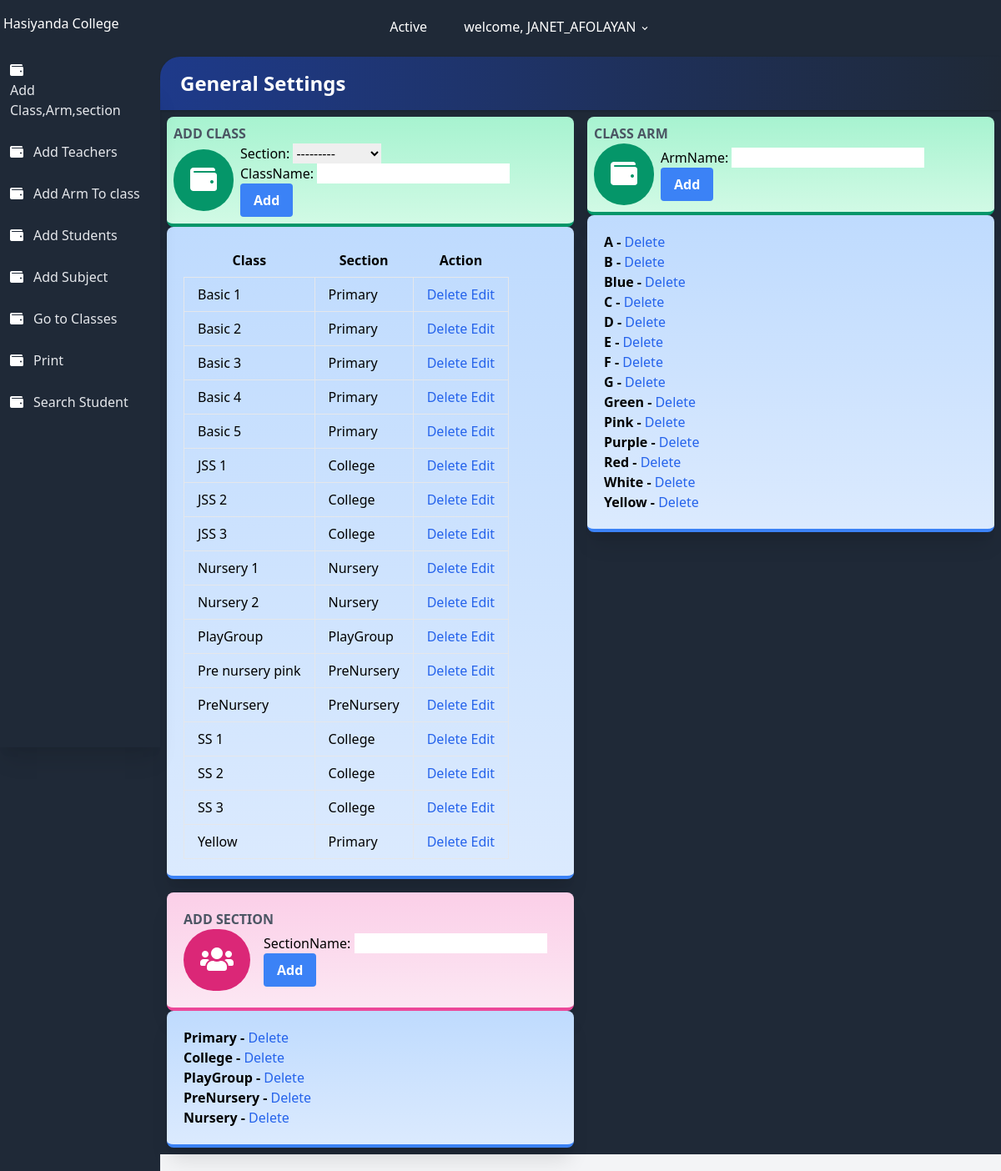
/settings/ (signed in), run on the app's committed database.
### users/models.py (models this page shows, shortened)
class User(AbstractUser):
    class Role(models.TextChoices):
        ADMIN = 'admin'
        TEACHER = 'teacher'
        STUDENT = 'student'
    base_role = Role.TEACHER
    role = models.CharField(max_length=10, choices= Role.choices , null=True, blank=True)
    section = models.ForeignKey('result.section', on_delete=models.SET_NULL, null=True , blank=True)
    class Meta:
        db_table = 'auth_user'

### result/models.py (models this page shows, shortened)
class all_class(models.Model):
    className = models.CharField(max_length=100 , unique=True)
    section = models.ForeignKey(section, on_delete=models.CASCADE, null=True)
    complete = models.BooleanField(default=False)
    date = models.DateTimeField(auto_now_add=True)
    class Meta:
        ordering = ['className']

class section(models.Model):
    sectionName = models.CharField(max_length=100 , unique=True)
    def __str__(self):
        return self.sectionName

class classArm(models.Model):
    armName = models.CharField(max_length=100 , unique=True)
    class Meta:
        ordering = ['armName']

### result/views.py (the view, shortened to what this page needs)
# urls.py: path('settings/', settings.as_view(), name='settings'),
class settings(LoginRequiredMixin, TemplateView):
    login_url = 'result:login'
    template_name = 'result/settings.html'
    queryset = all_class.objects.all()
    def get_context_data(self, **kwargs):
        context = super(settings, self).get_context_data(**kwargs)
        context['classForm'] = allClassForm()
        context['armForm'] = classArmForm()
        context['sectionForm'] = sectionForm()
        context['imageForm'] = ImageForm()
        context['settingForm'] = settingForm()
        context['allclass'] = all_class.objects.all()
        context['classArm'] = classArm.objects.all()
        context['sections'] = section.objects.all()
        context['img'] = Images.objects.all()
        context['setting'] = setting.objects.all()
        context['studentCount'] = students.objects.all().count()
        return context

### result/forms.py
class allClassForm(forms.ModelForm):
    class Meta:
        model = all_class
        fields = ['section', 'className' ]

class classArmForm(forms.ModelForm):
    class Meta:
        model = classArm
        fields = ['armName']

### result/templates/result/settings.html (shortened to what this page needs)
{% extends 'settingsbase.html' %}
{% load static %}
{% block content %}
<div class="flex flex-wrap">
    <div class="w-full md:w-1/2 xl:w-1/3 p-2">
        <div class="bg-gradient-to-b from-green-200 to-green-100 border-b-4 border-green-600 rounded-lg shadow-xl p-2">
            <h2 class="font-bold uppercase text-gray-600">Add Class</h2>
            <div class="flex flex-row items-center">
                <div class="flex-shrink pr-2">
                    <div class="rounded-full p-5 bg-green-600"><i class="fa fa-wallet fa-2x fa-inverse"></i></div>
                </div>
                <form method="post"  class="">
                      {{ classForm.as_p }}
                      <button
                        class="bg-blue-500 hover:bg-blue-700 text-white font-bold py-2 px-4 rounded focus:outline-none focus:shadow-outline"
                        type="submit"> Add</button>
                </form>
            </div>
        </div>
            <div class="bg-gradient-to-b from-blue-200 to-blue-100 border-b-4 border-blue-500 rounded-lg shadow-xl p-5">
                <div class="flex flex-row items-center">
                        <table class="table-auto">
                            <thead>
                              <tr>
                                <th class="px-4 py-2">Class</th>
                                <th class="px-4 py-2">Section</th>
                                <th class="px-4 py-2">Action</th>
                              </tr>
                            </thead>
                            <tbody>
                              {% for class in allclass%}
                              <tr>
                                <td class="border px-4 py-2">
                                    {{class.className}}
                                </td>
                                <td class="border px-4 py-2">{{class.section}}</td>
                                <td class="border px-4 py-2">
                                    <a href="{% url 'result:deleteClass' class.id %}" class="font-medium text-blue-600 dark:text-blue-500 hover:underline" >
                                        Delete
                                      </a>
                                      <a href="{% url 'result:EditClass' class.id %}" class="font-medium text-blue-600 dark:text-blue-500 hover:underline" >
                                          Edit
                                        </a>
                                </td>
                              </tr>
                              {% endfor %}
                            </tbody>
                          </table>
                </div>
            </div>
    </div>
    <div class="w-full md:w-1/2 xl:w-1/3 p-2">
        <div class="bg-gradient-to-b from-green-200 to-green-100 border-b-4 border-green-600 rounded-lg shadow-xl p-2">
            <h2 class="font-bold uppercase text-gray-600">Class Arm</h2>
            <div class="flex flex-row items-center">
                <div class="flex-shrink pr-2">
                    <div class="rounded-full p-5 bg-green-600"><i class="fa fa-wallet fa-2x fa-inverse"></i></div>
                </div>
                <form method="post"  class="">
                      {{ armForm.as_p }}
                      <button
                        class="bg-blue-500 hover:bg-blue-700 text-white font-bold py-2 px-4 rounded focus:outline-none focus:shadow-outline"
                        type="submit"> Add</button>
                </form>
            </div>
        </div>
        <div class="bg-gradient-to-b from-blue-200 to-blue-100 border-b-4 border-blue-500 rounded-lg shadow-xl p-5">
            <div class="flex flex-row items-center">
                <ul class=" font-bold">
                    {% for classArm in classArm%}
                      <li  >
                         {{ classArm.armName}} -
                         <a href="{% url 'result:deleteArm' classArm.id %}" class="font-medium text-blue-600 dark:text-blue-500 hover:underline" >
                          Delete
                        </a>
                      </li>
                    {% endfor %}
                  </ul>
            </div>
        </div>
    </div>
    <div class="w-full md:w-1/2 xl:w-1/3 p-2">
        <div class="bg-gradient-to-b from-pink-200 to-pink-100 border-b-4 border-pink-500 rounded-lg shadow-xl p-5">
            <h2 class="font-bold uppercase text-gray-600">Add Section</h2>
            <div class="flex flex-row items-center">
                <div class="flex-shrink pr-4">
                    <div class="rounded-full p-5 bg-pink-600"><i class="fas fa-users fa-2x fa-inverse"></i></div>
                </div>
                <form method="post"  class="">
                    {{ sectionForm.as_p }}
                    <button
                      class="bg-blue-500 hover:bg-blue-700 text-white font-bold py-2 px-4 rounded focus:outline-none focus:shadow-outline"
                      type="submit"> Add</button>
              </form>
            </div>
        </div>
        <div class="bg-gradient-to-b from-blue-200 to-blue-100 border-b-4 border-blue-500 rounded-lg shadow-xl p-5">
            <div class="flex flex-row items-center">
                <ul class=" font-bold">
                    {% for section in sections %}
                      <li  >
                        {{ section.sectionName }} -
                         <a href=" " class="font-medium text-blue-600 dark:text-blue-500 hover:underline" >
                          Delete
                        </a>
                      </li>
                    {% endfor %}
                  </ul>
            </div>
        </div>
    </div>
</div>
{% endblock %}

### templates/settingsbase.html (shortened to what this page needs)
{% load static %}
<!DOCTYPE html>
<html lang="en">
<head>
    <link rel="stylesheet" href="https://use.fontawesome.com/releases/v5.3.1/css/all.css">
    <link rel="stylesheet" href="https://unpkg.com/tailwindcss@2.2.19/dist/tailwind.min.css"/>
    <link href="https://afeld.github.io/emoji-css/emoji.css" rel="stylesheet">
</head>
<body class="bg-gray-800 font-sans leading-normal tracking-normal mt-12">
<header>
    <nav aria-label="menu nav" class="bg-gray-800 pt-2 md:pt-1 pb-1 px-1 mt-0 h-auto fixed w-full z-20 top-0">
        <div class="flex flex-wrap items-center">
            <div class="flex flex-shrink md:w-1/3 justify-center md:justify-start text-white">
                <a href="{% url 'result:index' %}" aria-label="Home">
                    <h1> Hasiyanda College</h1>
                </a>
            </div>
            <div class="flex w-full pt-2 content-center justify-between md:w-1/3 md:justify-end">
                <ul class="list-reset flex justify-between flex-1 md:flex-none items-center">
                    <li class="flex-1 md:flex-none md:mr-3">
                        <a class="inline-block py-2 px-4 text-white no-underline" href="#">Active</a>
                    </li>
                    <li class="flex-1 md:flex-none md:mr-3">
                        <div class="relative inline-block">
                            <button onclick="toggleDD('myDropdown')" class="drop-button text-white py-2 px-2"> <span class="pr-2"></span> welcome, {{user.username}} <svg class="h-3 fill-current inline" xmlns="http://www.w3.org/2000/svg" viewBox="0 0 20 20">
                                <path d="M9.293 12.95l.707.707L15.657 8l-1.414-1.414L10 10.828 5.757 6.586 4.343 8z" /></svg></button>
                        </div>
                    </li>
                </ul>
            </div>
        </div>
    </nav>
</header>
<body>
    <div class="flex flex-col md:flex-row">
        <nav aria-label="alternative nav">
            <div class="bg-gray-800 shadow-xl h-20 fixed bottom-0 mt-12 md:relative md:h-screen z-10 w-full md:w-48 content-center">
                <div class="md:mt-12 md:w-48 md:fixed md:left-0 md:top-0 content-center md:content-start text-left justify-between">
                    <ul class="list-reset flex flex-row md:flex-col pt-3 md:py-3 px-1 md:px-2 text-center md:text-left">
                        <li class="mr-3 flex-1">
                            <a href="{% url 'result:settings' %}" class="block py-1 md:py-3 pl-0 md:pl-1 align-middle text-white no-underline hover:text-white border-b-2 border-gray-800 hover:border-red-500">
                                <i class="fa fa-wallet pr-0 md:pr-3"></i><span class="pb-1 md:pb-0 text-xs md:text-base text-gray-400 md:text-gray-200 block md:inline-block">
                                    Add Class,Arm,section
                                </span>
                            </a>
                        </li>
                        <li class="mr-3 flex-1">
                            <a href="{% url 'result:RegisterTeachers' %}" class="block py-1 md:py-3 pl-0 md:pl-1 align-middle text-white no-underline hover:text-white border-b-2 border-gray-800 hover:border-green-500">
                                <i class="fa fa-wallet pr-0 md:pr-3"></i><span class="pb-1 md:pb-0 text-xs md:text-base text-gray-400 md:text-gray-200 block md:inline-block">
                                    Add Teachers
                                </span>
                            </a>
                        </li>
                        <li class="mr-3 flex-1">
                            <a href="{% url 'result:CreateClassArm' %}" class="block py-1 md:py-3 pl-0 md:pl-1 align-middle text-white no-underline hover:text-white border-b-2 border-gray-800 hover:border-green-500">
                                <i class="fa fa-wallet pr-0 md:pr-3"></i><span class="pb-1 md:pb-0 text-xs md:text-base text-gray-400 md:text-gray-200 block md:inline-block">
                                    Add Arm To class
                                </span>
                            </a>
                        </li>
                        <li class="mr-3 flex-1">
                            <a href="{% url 'result:registerStudent' %}" class="block py-1 md:py-3 pl-0 md:pl-1 align-middle text-white no-underline hover:text-white border-b-2 border-gray-800 hover:border-yellow-500">
                                <i class="fa fa-wallet pr-0 md:pr-3"></i><span class="pb-1 md:pb-0 text-xs md:text-base text-gray-400 md:text-gray-200 block md:inline-block">
                                    Add Students
                                </span>
                            </a>
                        </li>
                        <li class="mr-3 flex-1">
                            <a href="{% url 'result:subjectCreate' %}" class="block py-1 md:py-3 pl-0 md:pl-1 align-middle text-white no-underline hover:text-white border-b-2 border-gray-800 hover:border-green-500">
                                <i class="fa fa-wallet pr-0 md:pr-3"></i><span class="pb-1 md:pb-0 text-xs md:text-base text-gray-400 md:text-gray-200 block md:inline-block">
                                    Add Subject
                                </span>
                            </a>
                        </li>
                        <li class="mr-3 flex-1">
                            <a href="{% url 'result:classList' %}" class="block py-1 md:py-3 pl-0 md:pl-1 align-middle text-white no-underline hover:text-white border-b-2 border-gray-800 hover:border-green-500">
                                <i class="fa fa-wallet pr-0 md:pr-3"></i><span class="pb-1 md:pb-0 text-xs md:text-base text-gray-400 md:text-gray-200 block md:inline-block">
                                    Go to Classes
                                </span>
                            </a>
                        </li>
                        <li class="mr-3 flex-1">
                            <a href="{% url 'result:print' %}" class="block py-1 md:py-3 pl-0 md:pl-1 align-middle text-white no-underline hover:text-white border-b-2 border-gray-800 hover:border-green-500">
                                <i class="fa fa-wallet pr-0 md:pr-3"></i><span class="pb-1 md:pb-0 text-xs md:text-base text-gray-400 md:text-gray-200 block md:inline-block">
                                    Print
                                </span>
                            </a>
                        </li>
                        <li class="mr-3 flex-1">
                            <a href="{% url 'result:searchStudents' %}" class="block py-1 md:py-3 pl-0 md:pl-1 align-middle text-white no-underline hover:text-white border-b-2 border-gray-800 hover:border-green-500">
                                <i class="fa fa-wallet pr-0 md:pr-3"></i><span class="pb-1 md:pb-0 text-xs md:text-base text-gray-400 md:text-gray-200 block md:inline-block">
                                    Search Student
                                </span>
                            </a>
                        </li>
                    </ul>
                </div>
            </div>
        </nav>
        <section>
            <div id="main" class="main-content flex-1 bg-gray-100 mt-12 md:mt-2 pb-24 md:pb-5">
                <div class="bg-gray-800 pt-3">
                    <div class="rounded-tl-3xl bg-gradient-to-r from-blue-900 to-gray-800 p-4 shadow text-2xl text-white">
                        <h1 class="font-bold pl-2"> General Settings </h1>
                    </div>
                    {% block content %}
                    {% endblock content %}
                </div>
            </div>
        </section>
    </div>
</body>
</html>

### data on the page
all_class: className "Basic 1", section "Primary"
all_class: className "Basic 2", section "Primary"
all_class: className "Basic 3", section "Primary"
all_class: className "Basic 4", section "Primary"
all_class: className "Basic 5", section "Primary"
all_class: className "JSS 1", section "College"
all_class: className "JSS 2", section "College"
all_class: className "JSS 3", section "College"
all_class: className "Nursery 1", section "Nursery"
all_class: className "Nursery 2", section "Nursery"
all_class: className "PlayGroup", section "PlayGroup"
all_class: className "Pre nursery pink", section "PreNursery"
all_class: className "PreNursery", section "PreNursery"
all_class: className "SS 1", section "College"
all_class: className "SS 2", section "College"
all_class: className "SS 3", section "College"
all_class: className "Yellow", section "Primary"
classArm: armName "A"
classArm: armName "B"
classArm: armName "Blue"
classArm: armName "C"
classArm: armName "D"
classArm: armName "E"
classArm: armName "F"
classArm: armName "G"
classArm: armName "Green"
classArm: armName "Pink"
classArm: armName "Purple"
classArm: armName "Red"
classArm: armName "White"
classArm: armName "Yellow"
section: sectionName "Primary"
section: sectionName "College"
section: sectionName "PlayGroup"
section: sectionName "PreNursery"
section: sectionName "Nursery"

### other printed values
{{ user.username }} "JANET_AFOLAYAN"
